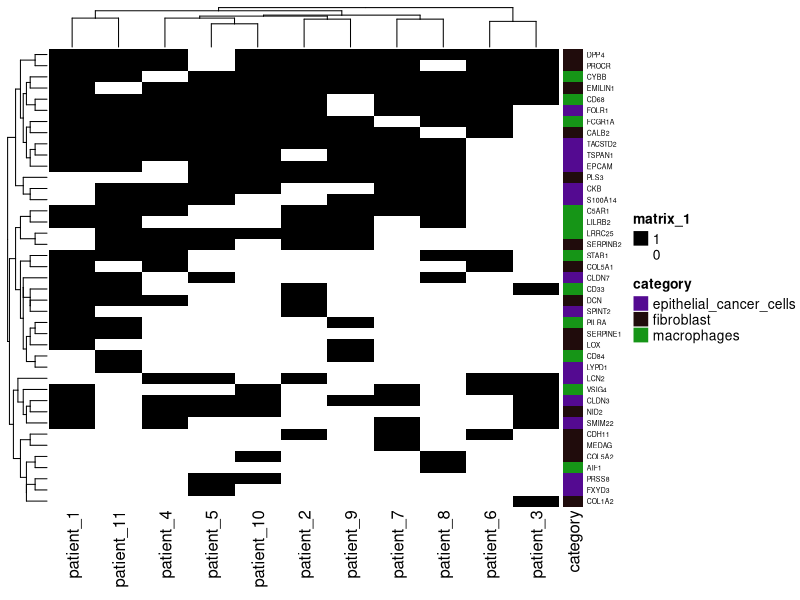
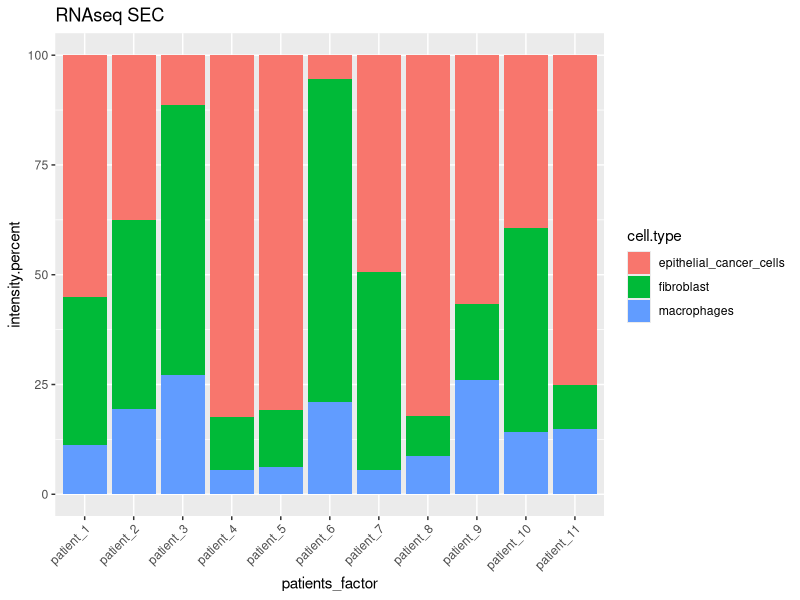

R code for these plots, in order: (Note: this script raises an error after producing the figures.)
################################################################################
##################### COMPARISON WITH IZAR II. #################################
################################################################################

# Libraries required:
library(here)
library(dplyr)
library(ComplexHeatmap)
library(tibble)
library(tidyr)
library(ggplot2)

# Create output directory
dir.create(here('outputs', '11_RNAseq-comparison_II'))

# Load the data:
RNAseq_markers <- read.csv(here('outputs', '02_data-cleaning', 'updated_Izar_cell_markers_updated.csv'))

# Filter just the subset of proteins defined by Izar:
RNAseq_markers <- RNAseq_markers[RNAseq_markers$Gene.Name %in% c("CLDN3", "FOLR1", "ELF3", "CLDN4", "EPCAM", "TACSTD2", "KRTCAP3", "MMP7", "CLDN7", "SOX17",
                                                  "PRSS22", "C1orf186", "TSPAN1", "CKB", "S100A14", "LCN2", "SMIM22", "KLF5", "TMEM139",
                                                  "FXYD3", "PRSS8", "IGF2", "LYNX1", "WNT7A", "SPINT2", "KCNK15", "LYPD1", "SCNN1A", "MEDAG",
                                                  "FGF7", "COL1A1", "DCN", "SERPINE1", "COL1A2", "VCAM1", "EMILIN1", "NID2", "BDKRB1", "COL3A1",
                                                  "RGS4", "CDH11", "POSTN", "GPC3", "COL5A1", "CCDC80", "COL5A2", "LOX", "PROCR", "CALB2", "SERPINB2",
                                                  "TDO2", "FILIP1L", "COL8A1", "PTGER3", "DPP4", "PLS3", "AIF1", "MS4A4A", "MS4A6A", "LY86", "LRRC25",
                                                  "PILRA", "STAB1", "VSIG4", "CD14", "CD68", "MS4A7", "SLCO2B1", "LILRB2", "CYBB", "ASGR1", "C5AR1",
                                                  "CD84", "CSF1R", "FCGR1A", "CD163", "ADAP2", "C1QC", "IGSF6", "SLC11A1", "SCIMP", "CD33",
                                                  "RP11-290F20.3", "FPR1"), ]

RNAseq_markers$X <- NULL
RNAseq_markers$cell.type[RNAseq_markers$cell.type == "CAFs"] <- "fibroblast"
patients <- read.csv(here('outputs', '06_methods-intersection', '06_upsetplot_background-table.csv')) # 2418 proteins present in >=1 S&U
patients$X <- NULL
data.filtered <- read.csv(here('outputs', '05_filter-out-B-samples', '05_data_filtered-out-B-samples.csv'))

# Plot binary heatmap for Izar markers present in our data
RNAseq_subset_binary <- left_join(patients, RNAseq_markers, by = c("value" = "Suggested.Symbol"))
RNAseq_subset_binary <- na.omit(RNAseq_subset_binary)

RNAseq_subset_binary_mat <- as.matrix(RNAseq_subset_binary[, 2:12])
rownames(RNAseq_subset_binary_mat) <-RNAseq_subset_binary$value

category <- factor(RNAseq_subset_binary$cell.type)

row_ha <- rowAnnotation(category = category)

svg(here('outputs', '11_RNAseq-comparison_II', '11_RNAseq_heatmap-binary.svg'))
#pdf(here('outputs', '11_RNAseq-comparison_II', '11_RNAseq-heatmap-binary.pdf'))
Heatmap(RNAseq_subset_binary_mat,  col = c("white", "black"),
        right_annotation = row_ha,
        row_names_gp = gpar(fontsize = 5))
dev.off()

# SEC barplots
SEC1 <- RNAseq_subset_binary_mat
SEC2 <- data.filtered[data.filtered$Suggested.Symbol %in% rownames(RNAseq_subset_binary_mat), ]

SEC2 <- SEC2 %>% select(-starts_with("U"), -X, -name, -ID)
rownames(SEC2) <- SEC2$Suggested.Symbol
SEC2$Suggested.Symbol <- NULL

SEC1 <- SEC1[order(row.names(SEC1)), ]
SEC2 <- SEC2[order(row.names(SEC2)), ]

SEC_final <- SEC1

for (i in 1:nrow(SEC_final)) {
  for (j in 1: ncol(SEC_final)){
    if (SEC_final[i,j] == 1) {
      SEC_final[i,j] <- SEC2[i,j]
    }
  }
}

SEC_long <- as.data.frame(SEC_final)
SEC_long <- left_join(rownames_to_column(SEC_long), RNAseq_subset_binary %>% select(value, cell.type), by = c("rowname" = "value"))
SEC_long <- pivot_longer(SEC_long, cols = patient_1:patient_11, names_to = 'patient', values_to = 'intensity')

svg(here('outputs', '11_RNAseq-comparison_II', '11_RNAseq_heatmap-SEC.svg'))
#pdf(here('outputs', '11_RNAseq-comparison_II', '11_RNAseq-heatmap-SEC.pdf'))
SEC_long %>%
  group_by(patient, cell.type) %>%
  mutate(mean.intensity = mean(intensity)) %>%
  ungroup() %>%
  group_by(patient) %>%
  mutate(intensity.percent = mean.intensity/sum(intensity)*100) %>%
  mutate(patients_factor = factor(patient, levels = c("patient_1", "patient_2", "patient_3", "patient_4",
                                                      "patient_5", "patient_6", "patient_7", "patient_8",
                                                      "patient_9", "patient_10", "patient_11"))) %>%
  ggplot(., aes(x = patients_factor, y = intensity.percent, fill = cell.type))+
  geom_bar(stat = "identity")  +
  theme(axis.text.x = element_text(angle = 45,  hjust=1))+
  labs(title = "RNAseq SEC")
dev.off()

# UC barplots

UC1 <- RNAseq_subset_binary_mat
UC2 <- data.filtered[data.filtered$Suggested.Symbol %in% rownames(RNAseq_subset_binary_mat), ]

UC2 <- UC2 %>% select(-c(S1, S2, S3, S4, S5, S6, S7, S8, S9, S10, S11), -X, -name, -ID)
rownames(UC2) <- UC2$Suggested.Symbol
UC2$Suggested.Symbol <- NULL

UC1 <- UC1[order(row.names(UC1)), ]
UC2 <- UC2[order(row.names(UC2)), ]

UC_final <- UC1

for (i in 1:nrow(UC_final)) {
  for (j in 1: ncol(UC_final)){
    if (UC_final[i,j] == 1) {
      UC_final[i,j] <- UC2[i,j]
    }
  }
}

UC_long <- as.data.frame(UC_final)
UC_long <- left_join(rownames_to_column(UC_long), RNAseq_subset_binary %>% select(value, cell.type), by = c("rowname" = "value"))
UC_long <- pivot_longer(UC_long, cols = patient_1:patient_11, names_to = 'patient', values_to = 'intensity')

# Save SEC and UC long dataframes
save(SEC_long, UC_long, file = here('outputs', '11_RNAseq-comparison_II', '11_SEC-UC-long-df.RData'))

svg(here('outputs', '11_RNAseq-comparison_II', '11_RNAseq_heatmap-UC.svg'))
#pdf(here('outputs', '11_RNAseq-comparison_II', '11_RNAseq-heatmap-UC.pdf'))
UC_long %>%
  group_by(patient, cell.type) %>%
  mutate(mean.intensity = mean(intensity)) %>%
  ungroup() %>%
  group_by(patient) %>%
  mutate(iBAQ.percent = mean.intensity/sum(intensity)*100) %>%
  mutate(patients_factor = factor(patient, levels = c("patient_1", "patient_2", "patient_3", "patient_4",
                                                      "patient_5", "patient_6", "patient_7", "patient_8",
                                                      "patient_9", "patient_10", "patient_11"))) %>%
  ggplot(., aes(x = patients_factor, y = intensity.percent, fill = cell.type))+
  geom_bar(stat = "identity")  +
  theme(axis.text.x = element_text(angle = 45,  hjust=1))+
  labs(title = "RNAseq UC")
dev.off()


# Create tables with percentages

SEC.df <- SEC_long %>%
  group_by(patient, cell.type) %>%
  mutate(mean.intensity = mean(intensity)) %>%
  ungroup() %>%
  group_by(patient) %>%
  mutate(intensity.percent = mean.intensity/sum(intensity)*100) %>%
  group_by(patient, cell.type) %>%
  summarise(sum.percent = sum(intensity.percent)) %>%
  pivot_wider(names_from = "patient", values_from = "sum.percent")

SEC.df <- SEC.df[, c(1,2, 5:12, 3,4)]

write.csv(SEC.df, here('outputs', '11_RNAseq-comparison_II', '11_RNAseq_heatmap-SEC_percent-table.csv'))

UC.df <- UC_long %>%
  group_by(patient, cell.type) %>%
  mutate(mean.intensity = mean(intensity)) %>%
  ungroup() %>%
  group_by(patient) %>%
  mutate(intensity.percent = mean.intensity/sum(intensity)*100) %>%
  group_by(patient, cell.type) %>%
  summarise(sum.percent = sum(intensity.percent)) %>%
  pivot_wider(names_from = "patient", values_from = "sum.percent")

UC.df <- UC.df[, c(1,2, 5:12, 3,4)]

write.csv(UC.df, here('outputs', '11_RNAseq-comparison_II', '11_RNAseq_heatmap-UC_percent-table.csv'))
